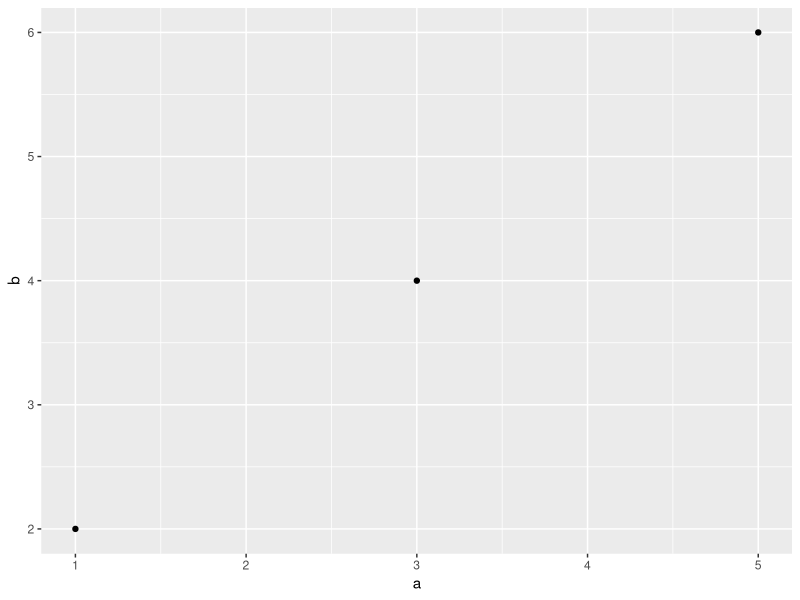
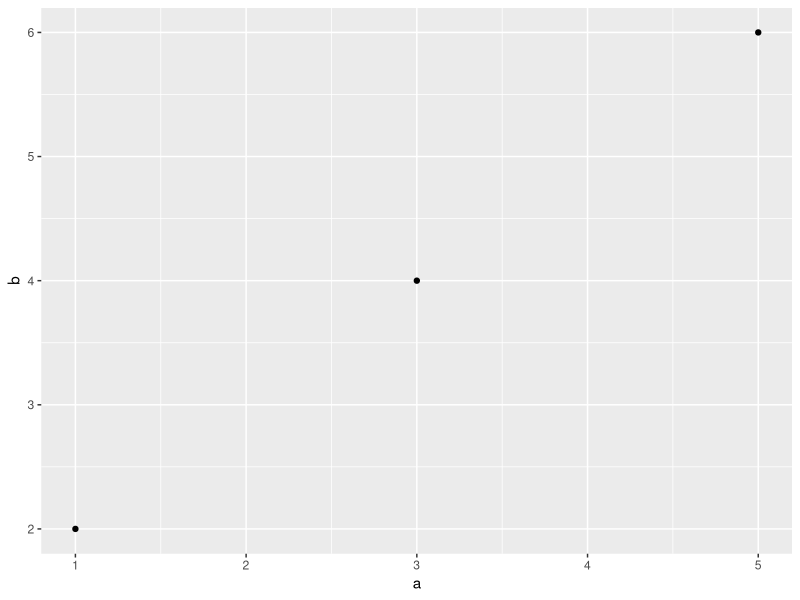

Source code (R) for these figures, in order:

dat1 = read.csv("./data/dat1.csv", header = TRUE)

library(ggplot2)

p = ggplot(data = dat1, aes(x = a, y = b)) +
  geom_point()
p
ggsave("./plot/acs.pdf", p)

